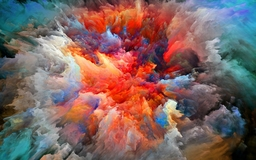
#> input picture imagens/explosão_de_cores.jpg, 256 x 160 px
$ jupyter execute 'exercício_1.ipynb'
#> lines starting #> are read from the running program, lines starting #| are printed output that depends on the picture
[cell 1]
# Importando bibliotecas
from matplotlib import image
import matplotlib.pyplot as plt
import numpy as np
import colorsys
from PIL import Image

[cell 2]
# Carregando a imagem
imagem = image.imread('imagens/explosão_de_cores.jpg')
#> imagem is the input picture: shape (160, 256, 3); mean R, G, B 127, 99, 95.7

# Analisando suas dimensões
print(imagem.dtype)
#| uint8
print(imagem.shape)
#| (160, 256, 3)

# Mostrando a imagem
plt.figure(figsize = (8, 5))
plt.imshow(imagem)
plt.show()

[cell 3]
# Convertendo imagem para matriz RGB
data = np.asarray(imagem)
print(type(data))
#| <class 'numpy.ndarray'>

# Dimensões dos dados
print(data.shape)
#| (160, 256, 3)

# Canal vermelho
print(data[..., 0])
#> (printed output is left out)

[cell 4]
# Contrução do canal vermelho
vermelho = data[..., 0].flatten()
contagem_vermelho = np.bincount(vermelho)
#> contagem_vermelho = 256 values, max 594 at index 255, min 45 at index 4, mean 160

plt.figure(figsize = (10.05, 10))

for i in range(len(contagem_vermelho)):
    plt.vlines(x = i, ymin = 0, ymax = contagem_vermelho[i]/(160*256), colors = (i/255, 0, 0))

plt.show()
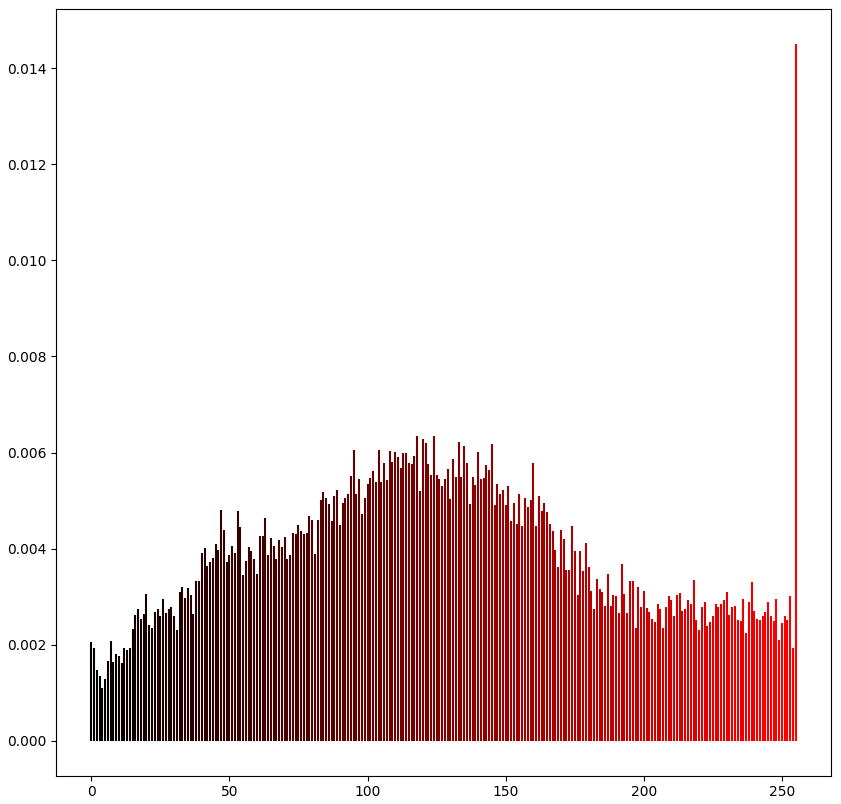
#> figure drawn by matplotlib, 1 panel

[cell 5]
# Contrução do canal verde
verde = data[..., 1].flatten()
contagem_verde = np.bincount(verde)
#> contagem_verde = 249 values, max 396 at index 96, min 0 at index 247, mean 164.5

plt.figure(figsize = (9.78, 10))

for i in range(len(contagem_verde)):
    plt.vlines(x = i, ymin = 0, ymax = contagem_verde[i]/(160*256), colors = (0, i/255, 0))

plt.show()
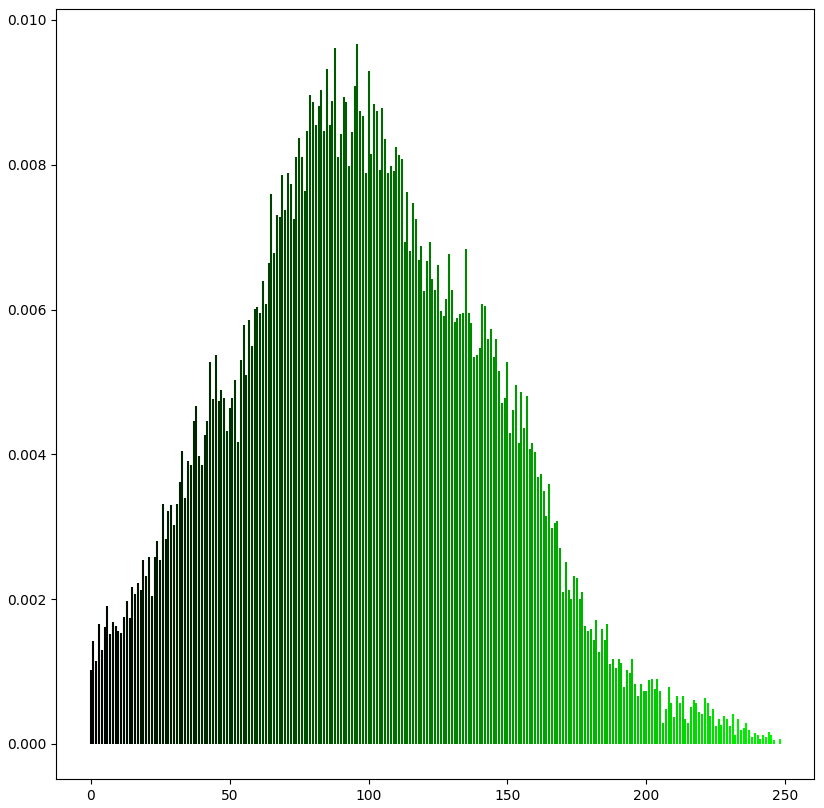
#> figure drawn by matplotlib, 1 panel

[cell 6]
# Contrução do canal azul
azul = data[..., 2].flatten()
contagem_azul = np.bincount(azul)
#> contagem_azul = 256 values, max 382 at index 0, min 0 at index 243, mean 160

plt.figure(figsize = (10.05, 10))

for i in range(len(contagem_azul)):
    plt.vlines(x = i, ymin = 0, ymax = contagem_azul[i]/(160*256), colors = (0, 0, i/255))

plt.show()
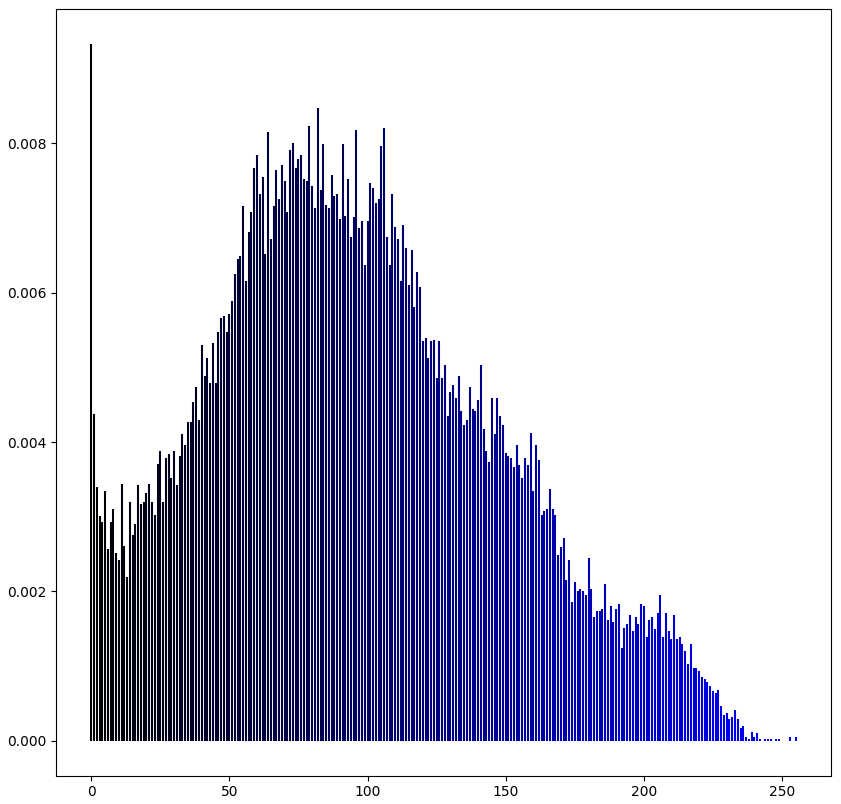
#> figure drawn by matplotlib, 1 panel

[cell 7]
# Junção dos canais
plt.figure(figsize = (10.05, 10))

for i in range(len(contagem_vermelho)):
    plt.vlines(x = i, ymin = 0, ymax = contagem_vermelho[i]/(160*256), colors = (i/255, 0, 0, 0.6))

for i in range(len(contagem_verde)):
    plt.vlines(x = i, ymin = 0, ymax = contagem_verde[i]/(160*256), colors = (0, i/255, 0, 0.6))

for i in range(len(contagem_azul)):
    plt.vlines(x = i, ymin = 0, ymax = contagem_azul[i]/(160*256), colors = (0, 0, i/255, 0.6))

plt.show()
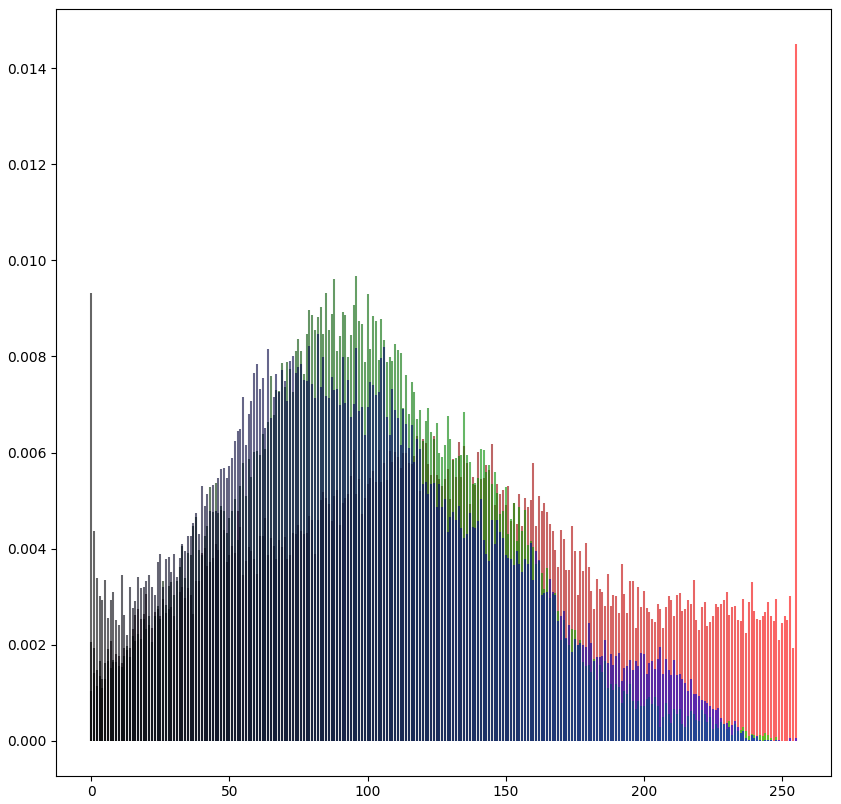
#> figure drawn by matplotlib, 1 panel

[cell 8]
# Converção de RGB para HSL (no caso aqui a função faz sendo HLS)
h = np.array([])
l = np.array([])
s = np.array([])

for i in range(len(vermelho)):
    h = np.append(arr = h, values = colorsys.rgb_to_hls(vermelho[i]/255, verde[i]/255, azul[i]/255)[0])
    l = np.append(arr = l, values = colorsys.rgb_to_hls(vermelho[i]/255, verde[i]/255, azul[i]/255)[1])
    s = np.append(arr = s, values = colorsys.rgb_to_hls(vermelho[i]/255, verde[i]/255, azul[i]/255)[2])
#> this loop made 40960 passes
#> (h, l, s) on passes 1 to 3: ([0.558], [0.316], [0.714]), ([0.558, 0.552], [0.316, 0.31], [0.714, 0.671]), ([0.558, 0.552, 0.542], [0.316, 0.31, 0.216], [0.714, 0.671, 0.8])

[cell 9]
# Canal de luminância do HSL
contagem_luminanca = np.bincount((l*100).round().astype('uint8').flatten())
#> contagem_luminanca = 96 values, max 1077 at index 45, min 3 at index 95, mean 426.7

plt.figure(figsize = (10, 10))

for i in range(len(contagem_luminanca)):
    plt.vlines(x = i, ymin = 0, ymax = contagem_luminanca[i]/(160*256), colors = "black")
#> this loop made 96 passes

plt.show()
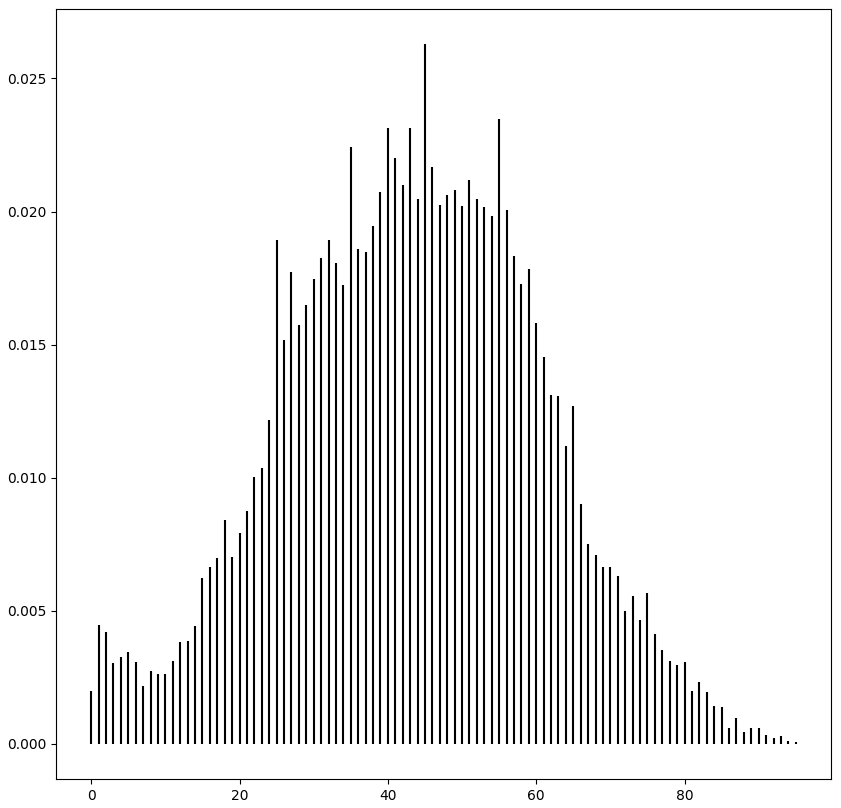
#> figure drawn by matplotlib, 1 panel

[cell 10]
# Convertendo imagem para escala cinza
imagem_cinza = Image.open('imagens/explosão_de_cores.jpg').convert('L')
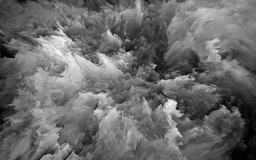
#> imagem_cinza: PIL image 256x160 L; min 0, max 247, mean 107

# Transformando em um array
imagem_cinza = np.asarray(imagem_cinza)

[cell 11]
# Histograma
contagem_cinza = imagem_cinza.flatten()
contagem_cinza = np.bincount(contagem_cinza)
#> contagem_cinza = 248 values, max 408 at index 103, min 0 at index 245, mean 165.2

imagem_cinza.shape
#> Out = (160, 256)

[cell 12]
# Cálculo do CDF
cdf = np.cumsum(contagem_cinza)
#> cdf = 248 values from 15 to 40960

cdf_f = (cdf - cdf.min())*255/(cdf.max()-cdf.min())
#> cdf_f = 248 values from 0 to 255

[cell 13]
nova_imagem = cdf_f[imagem_cinza]
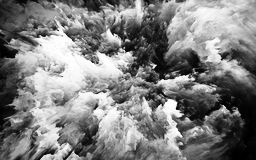
#> nova_imagem: shape (160, 256) float64; min 0, max 255, mean 128.3

[cell 14]
# Histograma da imagem cinza + plot CDF
plt.figure(figsize = (9.74, 10))

cdf_normalized = cdf * float(contagem_cinza.max()) / cdf.max()
#> cdf_normalized = 248 values from 0.149 to 408
plt.plot(cdf_normalized, color = 'b')

for i in range(len(contagem_cinza)):
    plt.vlines(x = i, ymin = 0, ymax = contagem_cinza[i], colors = "black")

plt.legend(('CDF','Intensidade de tom'), loc = 'upper left', prop={"size":16})
plt.show()
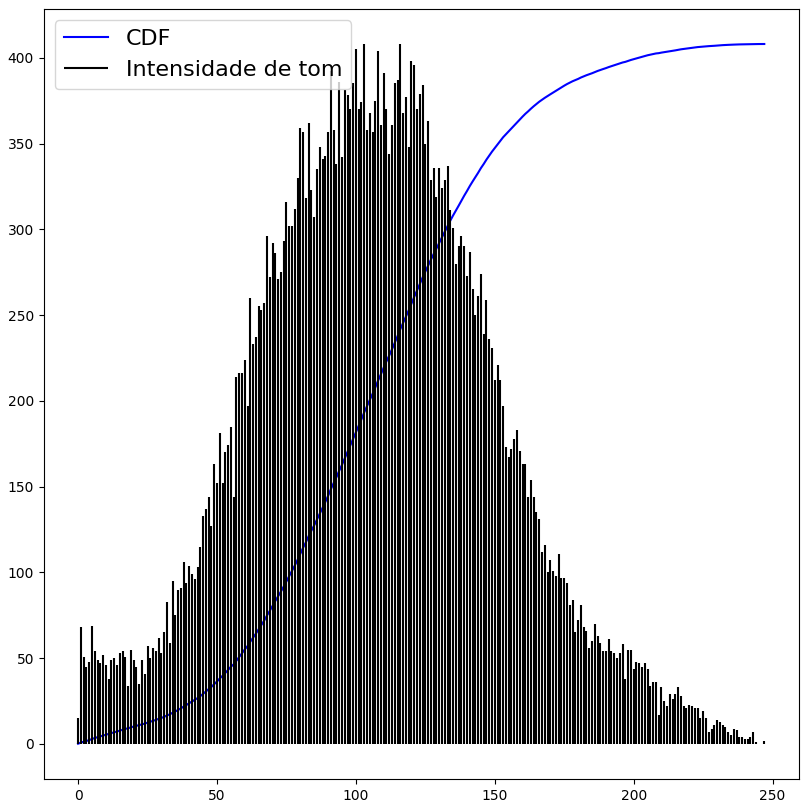
#> figure drawn by matplotlib, 1 panel; curve peaks at x = 247, y = 408

[cell 15]
# Equalização
plt.figure(figsize = (9.74, 10))
plt.hist(nova_imagem.flatten(),256,[0,256], color = "Black")
plt.xlim([0,256])
plt.show()
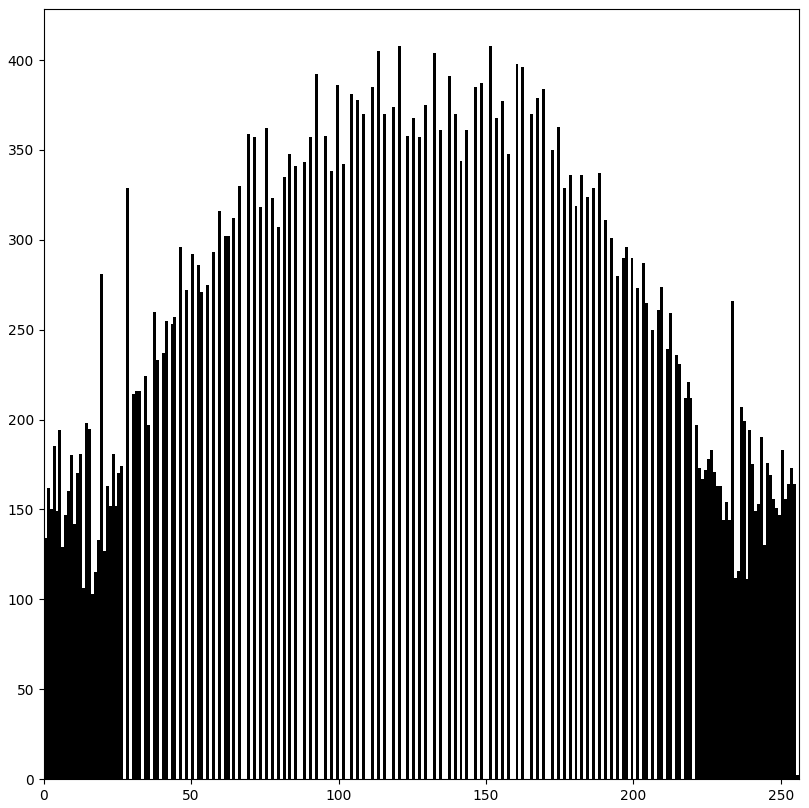
#> figure drawn by matplotlib, 1 panel

[cell 16]
# Comparação
f, ax = plt.subplots(1,2, figsize=(12,8))
ax[0].imshow(imagem_cinza, cmap="gray")
ax[1].imshow(nova_imagem, cmap="gray")
plt.show()

$ run again, with imagens/comparacao.jpg copied over imagens/explosão_de_cores.jpg
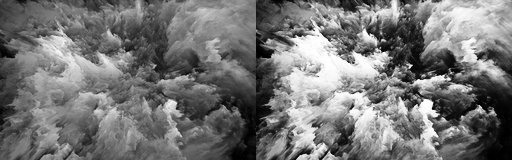
#> input picture imagens/comparacao.jpg, 512 x 160 px
#> imagem is the input picture: shape (160, 512); min 0, max 255, mean 117.7
#| uint8
#| (160, 512)
#| <class 'numpy.ndarray'>
#| (160, 512)
#| [ 80  72  64  60  53  48  49  49  53  57  61  57  50  48  48  51  49  56
#|   61  63  65  64  67  73  68  61  54  53  52  84 124 111  81  40  32  36
#|   64  73  45  30  29  32  28  31  29  24  18  17  11   5   6  13  17  23
#|   28  26  21  32  60  63  62  63  61  75  75  59  54  52  66  64  57  52
#|   54  46  33  35  29  19  14  30  59  64  61  58  58  50  49  43  35  30
#|   38  41  59  72  65  52  56  48  42  42  42  38  36  36  36  32  28  24
#> (further printed lines are left out)
#> vermelho = 160 values, max 124 at index 30, min 4 at index 111, mean 48.64
#> contagem_vermelho = 125 values, max 6 at index 61, min 0 at index 0, mean 1.28
#> the loop `for i in range(len(contagem_vermelho)):` made 125 passes
#> verde = 160 values, max 101 at index 32, min 3 at index 51, mean 49.54
#> contagem_verde = 102 values, max 6 at index 64, min 0 at index 0, mean 1.57
#> the loop `for i in range(len(contagem_verde)):` made 102 passes
#> azul = 160 values, max 101 at index 33, min 2 at index 51, mean 50.92
#> contagem_azul = 102 values, max 7 at index 56, min 0 at index 0, mean 1.57
#> the loop `for i in range(len(contagem_azul)):` made 102 passes
#> the loop `for i in range(len(vermelho)):` made 160 passes
#> (h, l, s) on passes 1 to 3: ([0.167], [0.278], [0.127]), ([0.167, 0.19], [0.278, 0.263], [0.127, 0.104]), ([0.167, 0.19, 0.103], [0.278, 0.263, 0.225], [0.127, 0.104, 0.113])
#> after the loop `for i in range(len(vermelho)):`: h = 160 values, max 0.967 at index 152, min 0 at index 58, mean 0.465; l = 160 values, max 0.392 at index 30, min 0.0235 at index 50, mean 0.195; s = 160 values, max 0.789 at index 52, min 0 at index 73, mean 0.154
#> contagem_luminanca = 40 values, max 11 at index 21, min 0 at index 0, mean 4
#> the loop `for i in range(len(contagem_luminanca)):` made 40 passes
#> `plt.show()`:
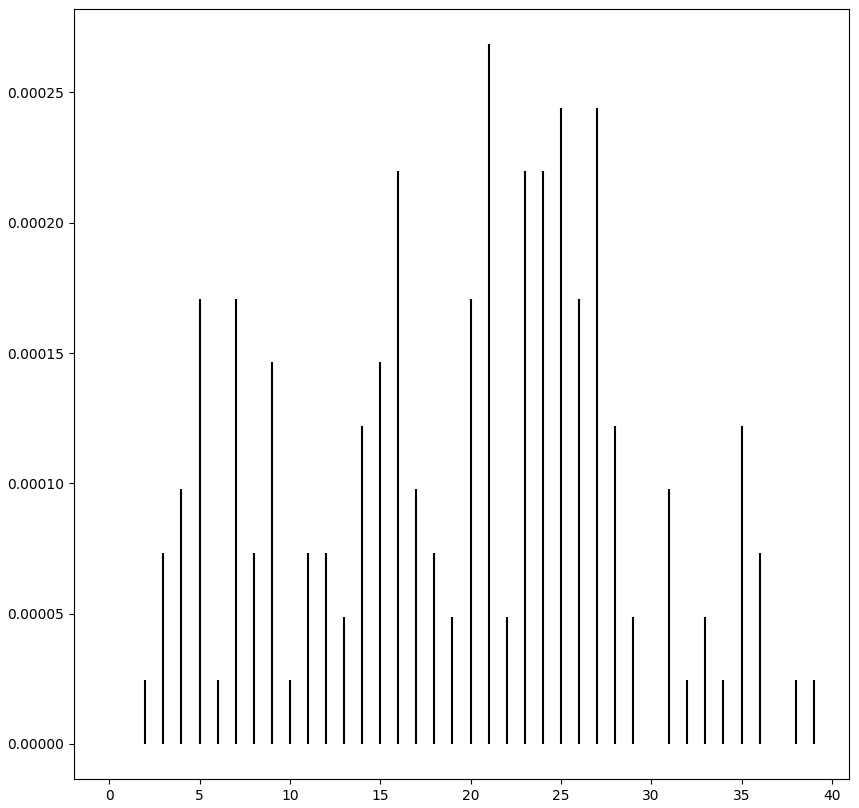
#> figure drawn by matplotlib, 1 panel
#> contagem_cinza = 256 values, max 606 at index 116, min 114 at index 254, mean 320
#> cdf = 256 values from 136 to 81920
#> cdf_f = 256 values from 0 to 255
#> cdf_normalized = 256 values from 1.01 to 606
#> `plt.show()`:
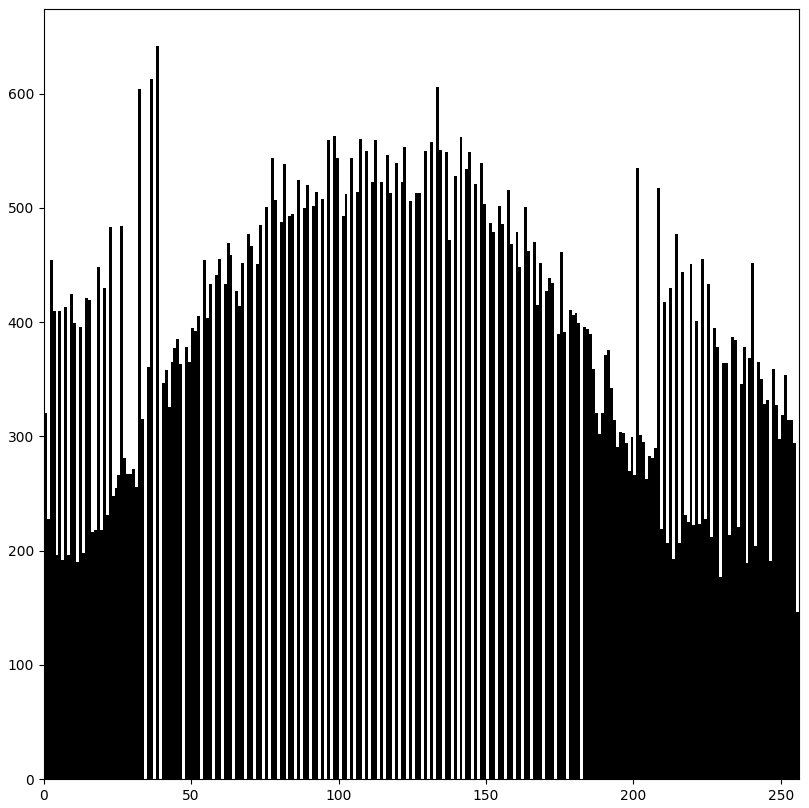
#> figure drawn by matplotlib, 1 panel; tallest bar 642 high, from x = 38 to 39
